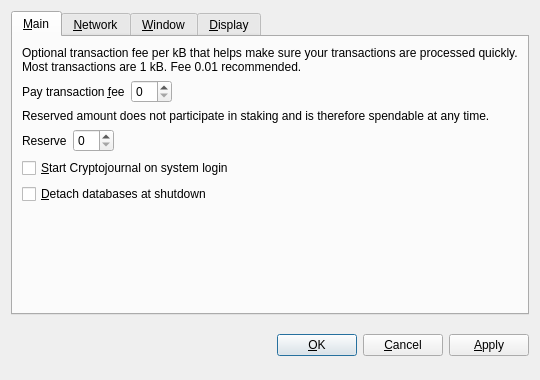
<?xml version="1.0" encoding="UTF-8"?>
<ui version="4.0">
 <class>OptionsDialog</class>
 <widget class="QDialog" name="OptionsDialog">
  <property name="geometry">
   <rect>
    <x>0</x>
    <y>0</y>
    <width>540</width>
    <height>380</height>
   </rect>
  </property>
  <property name="windowTitle">
   <string>Options</string>
  </property>
  <property name="modal">
   <bool>true</bool>
  </property>
  <layout class="QVBoxLayout" name="verticalLayout">
   <item>
    <widget class="QTabWidget" name="tabWidget">
     <property name="tabPosition">
      <enum>QTabWidget::North</enum>
     </property>
     <property name="currentIndex">
      <number>0</number>
     </property>
     <widget class="QWidget" name="tabMain">
      <attribute name="title">
       <string>&amp;Main</string>
      </attribute>
      <layout class="QVBoxLayout" name="verticalLayout_Main">
       <item>
        <widget class="QLabel" name="transactionFeeInfoLabel">
         <property name="text">
          <string>Optional transaction fee per kB that helps make sure your transactions are processed quickly. Most transactions are 1 kB. Fee 0.01 recommended.</string>
         </property>
         <property name="textFormat">
          <enum>Qt::PlainText</enum>
         </property>
         <property name="wordWrap">
          <bool>true</bool>
         </property>
        </widget>
       </item>
       <item>
        <layout class="QHBoxLayout" name="horizontalLayoutFee">
         <item>
          <widget class="QLabel" name="transactionFeeLabel">
           <property name="text">
            <string>Pay transaction &amp;fee</string>
           </property>
           <property name="textFormat">
            <enum>Qt::PlainText</enum>
           </property>
           <property name="buddy">
            <cstring>transactionFee</cstring>
           </property>
          </widget>
         </item>
         <item>
          <widget class="BitcoinAmountField" name="transactionFee"/>
         </item>
         <item>
          <spacer name="horizontalSpacerFee">
           <property name="orientation">
            <enum>Qt::Horizontal</enum>
           </property>
           <property name="sizeHint" stdset="0">
            <size>
             <width>40</width>
             <height>20</height>
            </size>
           </property>
          </spacer>
         </item>
        </layout>
       </item>
       <item>
        <widget class="QLabel" name="reserveBalanceInfoLabel">
         <property name="text">
          <string>Reserved amount does not participate in staking and is therefore spendable at any time.</string>
         </property>
         <property name="textFormat">
          <enum>Qt::PlainText</enum>
         </property>
         <property name="wordWrap">
          <bool>true</bool>
         </property>
        </widget>
       </item>
       <item>
        <layout class="QHBoxLayout" name="horizontalLayoutReserveBalance">
         <item>
          <widget class="QLabel" name="reserveBalanceLabel">
           <property name="text">
            <string>Reserve</string>
           </property>
           <property name="textFormat">
            <enum>Qt::PlainText</enum>
           </property>
           <property name="buddy">
            <cstring>reserveBalance</cstring>
           </property>
          </widget>
         </item>
         <item>
          <widget class="BitcoinAmountField" name="reserveBalance"/>
         </item>
         <item>
          <spacer name="horizontalSpacerReserveBalance">
           <property name="orientation">
            <enum>Qt::Horizontal</enum>
           </property>
           <property name="sizeHint" stdset="0">
            <size>
             <width>40</width>
             <height>20</height>
            </size>
           </property>
          </spacer>
         </item>
        </layout>
       </item>
       <item>
        <widget class="QCheckBox" name="bitcoinAtStartup">
         <property name="toolTip">
          <string>Automatically start Cryptojournal after logging in to the system.</string>
         </property>
         <property name="text">
          <string>&amp;Start Cryptojournal on system login</string>
         </property>
        </widget>
       </item>
       <item>
        <widget class="QCheckBox" name="detachDatabases">
         <property name="toolTip">
          <string>Detach block and address databases at shutdown. This means they can be moved to another data directory, but it slows down shutdown. The wallet is always detached.</string>
         </property>
         <property name="text">
          <string>&amp;Detach databases at shutdown</string>
         </property>
        </widget>
       </item>
       <item>
        <spacer name="verticalSpacer_Main">
         <property name="orientation">
          <enum>Qt::Vertical</enum>
         </property>
         <property name="sizeHint" stdset="0">
          <size>
           <width>20</width>
           <height>40</height>
          </size>
         </property>
        </spacer>
       </item>
      </layout>
     </widget>
     <widget class="QWidget" name="tabNetwork">
      <attribute name="title">
       <string>&amp;Network</string>
      </attribute>
      <layout class="QVBoxLayout" name="verticalLayout_Network">
       <item>
        <widget class="QCheckBox" name="mapPortUpnp">
         <property name="toolTip">
          <string>Automatically open the Cryptojournal client port on the router. This only works when your router supports UPnP and it is enabled.</string>
         </property>
         <property name="text">
          <string>Map port using &amp;UPnP</string>
         </property>
        </widget>
       </item>
       <item>
        <widget class="QCheckBox" name="connectSocks">
         <property name="toolTip">
          <string>Connect to the Cryptojournal network through a SOCKS proxy (e.g. when connecting through Tor).</string>
         </property>
         <property name="text">
          <string>&amp;Connect through SOCKS proxy:</string>
         </property>
        </widget>
       </item>
       <item>
        <layout class="QHBoxLayout" name="horizontalLayout_Network">
         <item>
          <widget class="QLabel" name="proxyIpLabel">
           <property name="text">
            <string>Proxy &amp;IP:</string>
           </property>
           <property name="textFormat">
            <enum>Qt::PlainText</enum>
           </property>
           <property name="buddy">
            <cstring>proxyIp</cstring>
           </property>
          </widget>
         </item>
         <item>
          <widget class="QValidatedLineEdit" name="proxyIp">
           <property name="maximumSize">
            <size>
             <width>140</width>
             <height>16777215</height>
            </size>
           </property>
           <property name="toolTip">
            <string>IP address of the proxy (e.g. 127.0.0.1)</string>
           </property>
          </widget>
         </item>
         <item>
          <widget class="QLabel" name="proxyPortLabel">
           <property name="text">
            <string>&amp;Port:</string>
           </property>
           <property name="textFormat">
            <enum>Qt::PlainText</enum>
           </property>
           <property name="buddy">
            <cstring>proxyPort</cstring>
           </property>
          </widget>
         </item>
         <item>
          <widget class="QLineEdit" name="proxyPort">
           <property name="maximumSize">
            <size>
             <width>55</width>
             <height>16777215</height>
            </size>
           </property>
           <property name="toolTip">
            <string>Port of the proxy (e.g. 9050)</string>
           </property>
          </widget>
         </item>
         <item>
          <widget class="QLabel" name="socksVersionLabel">
           <property name="text">
            <string>SOCKS &amp;Version:</string>
           </property>
           <property name="textFormat">
            <enum>Qt::PlainText</enum>
           </property>
           <property name="buddy">
            <cstring>socksVersion</cstring>
           </property>
          </widget>
         </item>
         <item>
          <widget class="QValueComboBox" name="socksVersion">
           <property name="toolTip">
            <string>SOCKS version of the proxy (e.g. 5)</string>
           </property>
          </widget>
         </item>
         <item>
          <spacer name="horizontalSpacer_Network">
           <property name="orientation">
            <enum>Qt::Horizontal</enum>
           </property>
           <property name="sizeHint" stdset="0">
            <size>
             <width>40</width>
             <height>20</height>
            </size>
           </property>
          </spacer>
         </item>
        </layout>
       </item>
       <item>
        <spacer name="verticalSpacer_Network">
         <property name="orientation">
          <enum>Qt::Vertical</enum>
         </property>
         <property name="sizeHint" stdset="0">
          <size>
           <width>20</width>
           <height>40</height>
          </size>
         </property>
        </spacer>
       </item>
      </layout>
     </widget>
     <widget class="QWidget" name="tabWindow">
      <attribute name="title">
       <string>&amp;Window</string>
      </attribute>
      <layout class="QVBoxLayout" name="verticalLayout_Window">
       <item>
        <widget class="QCheckBox" name="minimizeToTray">
         <property name="toolTip">
          <string>Show only a tray icon after minimizing the window.</string>
         </property>
         <property name="text">
          <string>&amp;Minimize to the tray instead of the taskbar</string>
         </property>
        </widget>
       </item>
       <item>
        <widget class="QCheckBox" name="minimizeOnClose">
         <property name="toolTip">
          <string>Minimize instead of exit the application when the window is closed. When this option is enabled, the application will be closed only after selecting Quit in the menu.</string>
         </property>
         <property name="text">
          <string>M&amp;inimize on close</string>
         </property>
        </widget>
       </item>
       <item>
        <spacer name="verticalSpacer_Window">
         <property name="orientation">
          <enum>Qt::Vertical</enum>
         </property>
         <property name="sizeHint" stdset="0">
          <size>
           <width>20</width>
           <height>40</height>
          </size>
         </property>
        </spacer>
       </item>
      </layout>
     </widget>
     <widget class="QWidget" name="tabDisplay">
      <attribute name="title">
       <string>&amp;Display</string>
      </attribute>
      <layout class="QVBoxLayout" name="verticalLayout_Display">
       <item>
        <layout class="QHBoxLayout" name="horizontalLayout_1_Display">
         <item>
          <widget class="QLabel" name="langLabel">
           <property name="text">
            <string>User Interface &amp;language:</string>
           </property>
           <property name="textFormat">
            <enum>Qt::PlainText</enum>
           </property>
           <property name="buddy">
            <cstring>lang</cstring>
           </property>
          </widget>
         </item>
         <item>
          <widget class="QValueComboBox" name="lang">
           <property name="toolTip">
            <string>The user interface language can be set here. This setting will take effect after restarting Cryptojournal.</string>
           </property>
          </widget>
         </item>
        </layout>
       </item>
       <item>
        <layout class="QHBoxLayout" name="horizontalLayout_2_Display">
         <item>
          <widget class="QLabel" name="unitLabel">
           <property name="text">
            <string>&amp;Unit to show amounts in:</string>
           </property>
           <property name="textFormat">
            <enum>Qt::PlainText</enum>
           </property>
           <property name="buddy">
            <cstring>unit</cstring>
           </property>
          </widget>
         </item>
         <item>
          <widget class="QValueComboBox" name="unit">
           <property name="toolTip">
            <string>Choose the default subdivision unit to show in the interface and when sending coins.</string>
           </property>
          </widget>
         </item>
        </layout>
       </item>
        <item>
        <widget class="QCheckBox" name="useCryptojournalTheme">
         <property name="text">
          <string>Use Cryptojournal visual theme (requires restart)</string>
         </property>
        </widget>
       </item>
       <item>
        <widget class="QCheckBox" name="displayAddresses">
         <property name="toolTip">
          <string>Whether to show Cryptojournal addresses in the transaction list or not.</string>
         </property>
         <property name="text">
          <string>&amp;Display addresses in transaction list</string>
         </property>
        </widget>
       </item>
       <item>
        <widget class="QCheckBox" name="coinControlFeatures">
         <property name="toolTip">
          <string>Whether to show coin control features or not.</string>
         </property>
         <property name="text">
          <string>Display coin &amp;control features (experts only!)</string>
         </property>
        </widget>
       </item>
       <item>
        <spacer name="verticalSpacer_Display">
         <property name="orientation">
          <enum>Qt::Vertical</enum>
         </property>
         <property name="sizeHint" stdset="0">
          <size>
           <width>20</width>
           <height>40</height>
          </size>
         </property>
        </spacer>
       </item>
      </layout>
     </widget>
    </widget>
   </item>
   <item>
    <layout class="QHBoxLayout" name="horizontalLayout_Buttons">
     <item>
      <spacer name="horizontalSpacer_1">
       <property name="orientation">
        <enum>Qt::Horizontal</enum>
       </property>
       <property name="sizeHint" stdset="0">
        <size>
         <width>40</width>
         <height>48</height>
        </size>
       </property>
      </spacer>
     </item>
     <item>
      <widget class="QLabel" name="statusLabel">
       <property name="font">
        <font>
         <weight>75</weight>
         <bold>true</bold>
        </font>
       </property>
       <property name="text">
        <string/>
       </property>
       <property name="textFormat">
        <enum>Qt::PlainText</enum>
       </property>
       <property name="wordWrap">
        <bool>true</bool>
       </property>
      </widget>
     </item>
     <item>
      <spacer name="horizontalSpacer_2">
       <property name="orientation">
        <enum>Qt::Horizontal</enum>
       </property>
       <property name="sizeHint" stdset="0">
        <size>
         <width>40</width>
         <height>48</height>
        </size>
       </property>
      </spacer>
     </item>
     <item>
      <widget class="QPushButton" name="okButton">
       <property name="text">
        <string>&amp;OK</string>
       </property>
      </widget>
     </item>
     <item>
      <widget class="QPushButton" name="cancelButton">
       <property name="text">
        <string>&amp;Cancel</string>
       </property>
       <property name="autoDefault">
        <bool>false</bool>
       </property>
      </widget>
     </item>
     <item>
      <widget class="QPushButton" name="applyButton">
       <property name="text">
        <string>&amp;Apply</string>
       </property>
       <property name="autoDefault">
        <bool>false</bool>
       </property>
      </widget>
     </item>
    </layout>
   </item>
  </layout>
 </widget>
 <customwidgets>
  <customwidget>
   <class>BitcoinAmountField</class>
   <extends>QSpinBox</extends>
   <header>bitcoinamountfield.h</header>
  </customwidget>
  <customwidget>
   <class>QValueComboBox</class>
   <extends>QComboBox</extends>
   <header>qvaluecombobox.h</header>
  </customwidget>
  <customwidget>
   <class>QValidatedLineEdit</class>
   <extends>QLineEdit</extends>
   <header>qvalidatedlineedit.h</header>
  </customwidget>
 </customwidgets>
 <resources/>
 <connections/>
</ui>
